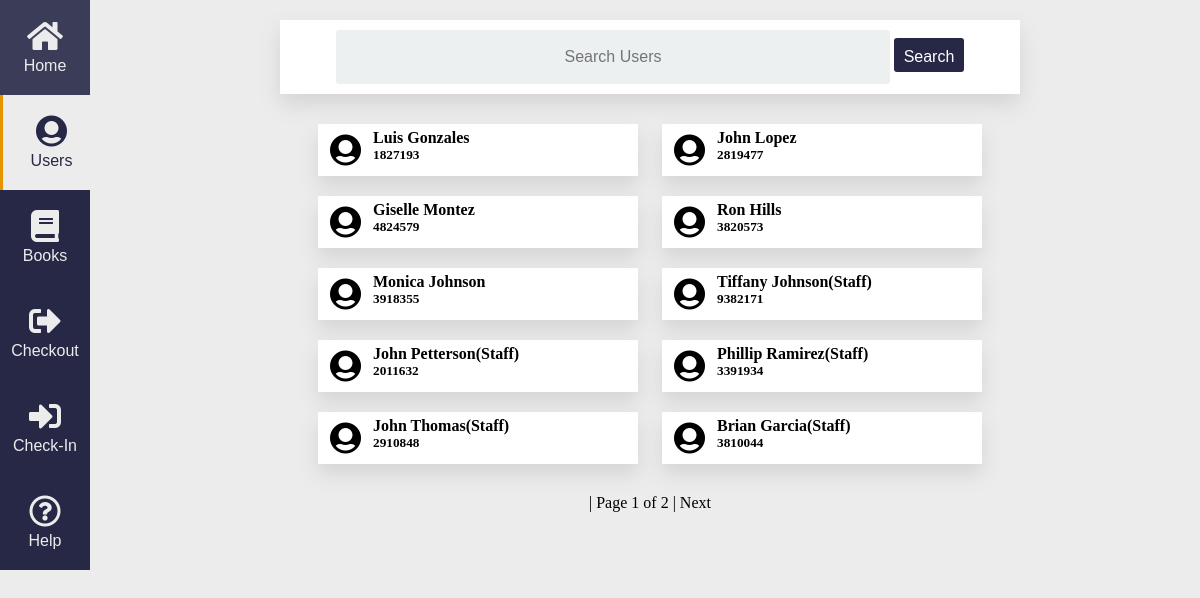
The page /user/ on the database its author committed.
### Database/models.py (models this page shows, shortened)
class Person(models.Model):
    class Meta:
        verbose_name_plural = 'People'
    choices = (
        ('Student', 'Student'),
        ('Staff', 'Staff')
    )
    first_name = models.CharField(max_length=20)
    last_name = models.CharField(max_length=50)
    full_name = models.CharField(max_length=90, blank=True, null=True)
    status = models.CharField(max_length=10, choices=choices)
    books_allowed = models.PositiveSmallIntegerField(validators=[MinValueValidator(1)])
    id_number = models.CharField(max_length=10, unique=True)
    books_out = models.PositiveSmallIntegerField(default=0, blank=True)
    day_limit = models.PositiveSmallIntegerField(validators=[MinValueValidator(1)])

### User_CRUD/views.py (the view, shortened to what this page needs)
# urls.py: url(r'^user/$', UserViews.user_search, name="users"),
def user_search(request):
    user_list = Person.objects.all()
    query = request.GET.get('q')
    paginator = Paginator(user_list, 10)
    page_var = 'page'
    page = request.GET.get(page_var)
    try:
        queryset = paginator.page(page)
    except PageNotAnInteger:
        queryset = paginator.page(1)
    except EmptyPage:
        queryset = paginator.page(paginator.num_pages)
    context = {
        "UserSearch": 'active',
        "list": queryset,
        "page_var": page_var
    }
    return render(request, 'active_template/user_search.html', context)

### templates/active_template/user_search.html (shortened to what this page needs)
{% extends 'active_template/base.html' %} {% load static %} {% block content %}
    <div class="space"></div>
    <div id="CRUD">
      <div id="CRUD-search">
        <form method="GET" action="">
          <input id="search-field" type="text" name="q" placeholder="Search Users" value="{{request.GET.q}}"/>
          <input id="submit" type="submit" value="Search" />
        </form>
      </div>
      <div id="CRUD-body">{% for user in list %}
        <a style="width: 320px;" href="{% url 'userinfo' pk=user.pk %}">
          <div class="user-list">
            <div class="icon"><i class="fas fa-user-circle"></i></div>
            <div class="user-basic-info">{% if user.status == "Staff" %}
              <h4>{{user.first_name}} {{user.last_name}}(Staff)</h4>{% else %}
              <h4>{{user.first_name}} {{user.last_name}}</h4>{% endif %}
              <h5>{{user.id_number}}</h5>
            </div>
          </div>
        </a>{% endfor %}
      </div>
      <div class="space"></div>
      <div style="text-align: center;" class="pagination">
        <span class="page-links">
          <span class="Current">
            | Page {{list.number}} of {{list.paginator.num_pages}} |
          </span> {% if list.has_next %}<a style="color:black" href="?{{page_var}}={{list.next_page_number}}{% if request.GET.q %}&q={{request.GET.q}}{% endif %}">Next</a>{% endif %}
        </span>
      </div>
      <div class="space"></div>
    </div>
{% endblock content %}

### static/css/default_css/register_book.css (style rules this page uses)
.title, .Info, input, select { text-align: center; }
.btn, input, select { font-size: 16px; width: 250px; }
input, select { background-color: #ECF0F1; border: 2px solid transparent; border-radius: 3px; font-weight: 200; padding: 10px 0; transition: border .5s; }

### static/css/default_css/main.css (style rules this page uses)
* { padding: 0; margin: 0; }
body, .active, #side, .middle { background-color: #ececec; }
i, .space, .space-content, .top, .body { width: 100% }
a, .active { text-decoration: none; width: 100px; color: #ececec; text-align: center; }
i { font-size: 2em; }
.space { height: 20px; }

### static/css/default_css/CRUD.css (style rules this page uses)
#CRUD { width: 740px; margin: auto; }
#CRUD-search { text-align: center; background-color: white; margin-bottom: 20px; box-shadow: 0px 10px 20px #d4d4d4; }
#CRUD-search form { padding: 10px; }
#search-field { height: 30px; width: 550px; }
#submit { background-color: #262846; color: white; width: 70px; height: 34px; border: none; box-shadow: none; }
#CRUD-body { position: relative; text-align: center; }
#CRUD-body a { color: black; margin: 10px; display: inline-block; width: 200px; }
.user-list { width: 320px; background-color: white; box-shadow: 0px 10px 20px #d4d4d4; display: inline-block; }
.icon { width: 35px; float: left; padding: 10px; }
.user-basic-info { text-align: left; padding-top: 5px; }

### rows shown on the page
Person: first_name "Luis", last_name "Gonzales", id_number "1827193"
Person: first_name "John", last_name "Lopez", id_number "2819477"
Person: first_name "Giselle", last_name "Montez", id_number "4824579"
Person: first_name "Ron", last_name "Hills", id_number "3820573"
Person: first_name "Monica", last_name "Johnson", id_number "3918355"
Person: first_name "Tiffany", last_name "Johnson", id_number "9382171"
Person: first_name "John", last_name "Petterson", id_number "2011632"
Person: first_name "Phillip", last_name "Ramirez", id_number "3391934"
Person: first_name "John", last_name "Thomas", id_number "2910848"
Person: first_name "Brian", last_name "Garcia", id_number "3810044"

### other values the page prints
{{ list.number }} "1"
{{ list.paginator.num_pages }} "2"
